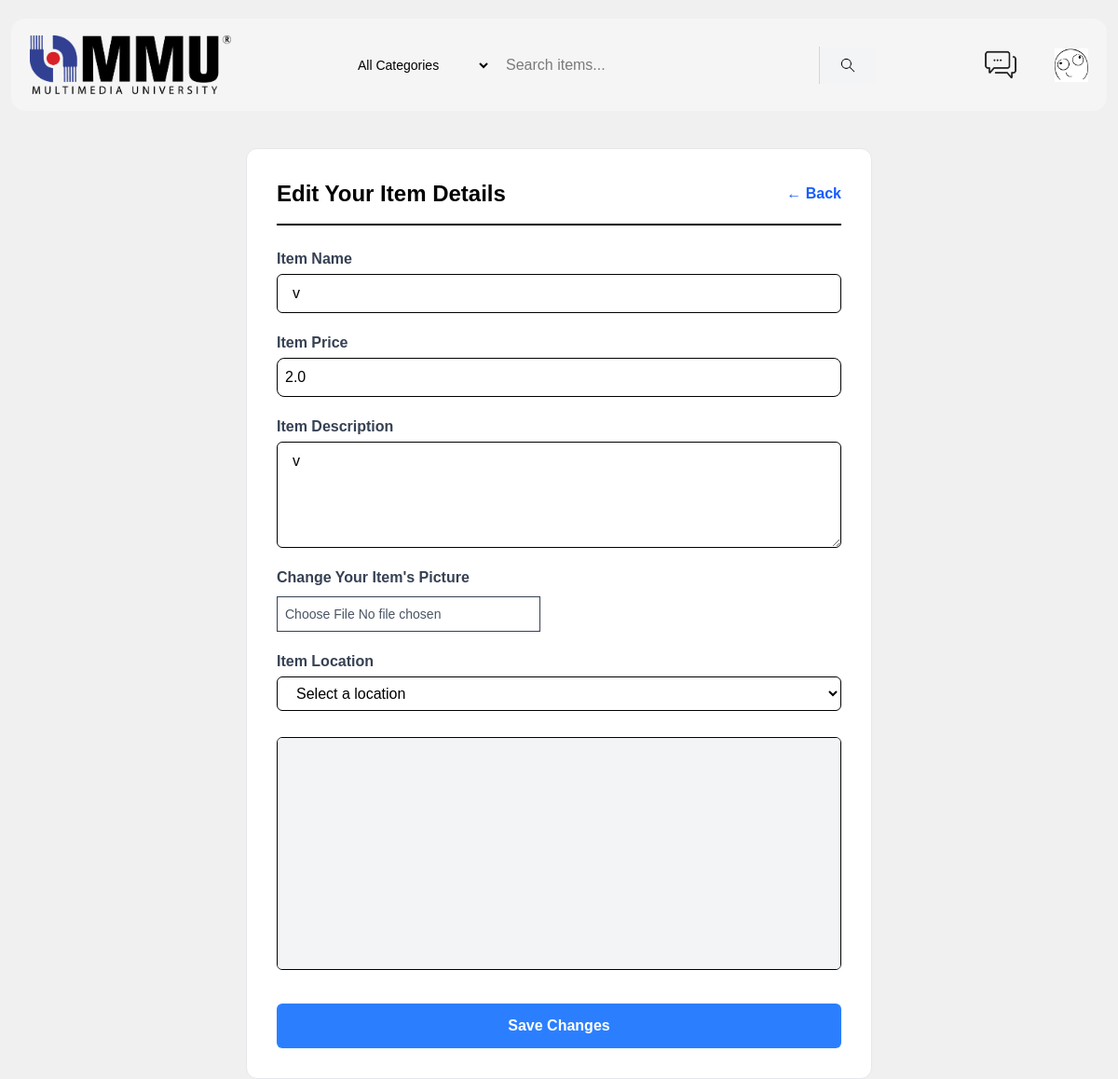
Page /item_edit/4 (signed in) on the committed database.
### app.py (models this page shows, shortened)
class User(UserMixin, db.Model):
    id = db.Column(db.Integer, primary_key=True)
    username = db.Column(db.String(50), unique=True, nullable=False)
    email = db.Column(db.String(150), unique=True, nullable=False)
    password_hash = db.Column(db.String(100), nullable=False)
    contact_number = db.Column(db.String(20), nullable=True)
    bio = db.Column(db.String(300), nullable=True)
    profile_pic = db.Column(db.String(), nullable=True)

class Products(db.Model):
    __tablename__ = "items"
    user_id = db.Column(db.Integer, db.ForeignKey('user.id'), nullable=False)
    item_id = db.Column(db.Integer, primary_key=True)
    item_name = db.Column(db.String(50), nullable=False)
    price = db.Column(db.Float, nullable=False)
    item_description = db.Column(db.String(150), nullable=False)
    item_category = db.Column(db.String(50), nullable=False)
    date_created = db.Column(db.DateTime, nullable=True, default=datetime.now)
    item_pic = db.Column(db.String(), nullable=False)
    seller = db.relationship('User', backref='products')

### app.py (the view)
@app.route('/item_edit/<item_id>', methods=['GET', 'POST'])
@login_required
def item_edit(item_id):
    target_item = Products.query.get_or_404(item_id)
    if request.method == 'POST':
        target_item.item_name = request.form.get('item_name')
        target_item.price = request.form.get('price')
        target_item.item_description = request.form.get('item_description')
        if 'item_pic' in request.files:
            item_pic = request.files.get('item_pic')
            if item_pic and item_pic.filename != '':
                item_filename = secure_filename(item_pic.filename)
                item_picname = str (uuid.uuid1()) + '_' + item_filename
                item_pic.save(os.path.join(app.config["UPLOAD_FOLDER"], item_picname))
                target_item.item_pic = item_picname
        try:
            db.session.commit()
            flash('Your item information has been edited successful')
            return redirect(url_for('item_edit', item_id=item_id))
        except:
            return redirect(url_for('item_edit', item_id=item_id))
    else:
        return render_template('item_edit.html', item = target_item)

### app.py (called while the page is built)
@login_manager.user_loader
def load_user(user_id):
    return db.session.get(User, int(user_id))

### templates/item_edit.html (shortened to what this page needs)
<!DOCTYPE html>
<html lang="en">
<head>
    <link href='https://api.mapbox.com/mapbox-gl-js/v2.14.1/mapbox-gl.css' rel='stylesheet' />
</head>
<body>
    {% include 'item_market_header.html' %}
    <div class="max-w-2xl mx-auto mt-10 p-8 bg-white border border-gray-200 rounded-xl">
        <div class="flex justify-between items-center mb-6 border-b-2 border-black pb-4">
            <h1 class="text-2xl font-bold">Edit Your Item Details</h1>
            <a href="{{url_for('item', item_id=item.item_id)}}" class="text-blue-600 font-semibold hover:underline">← Back</a>
        </div>
        <form action="{{url_for('item_edit', item_id=item.item_id)}}" method="POST" enctype="multipart/form-data" class="flex flex-col gap-5">
            <div class="flex flex-col gap-1">
                <label class="font-bold text-gray-700">Item Name</label>
                <input type="tel" name="item_name" id="item_name" placeholder="Edit item name" value="{{ item.item_name if item.item_name else ''}}" class="px-4 py-2 border rounded-md">
            </div>
            <div class="flex flex-col gap-1">
                <label class="font-bold text-gray-700">Item Price</label>
                <input type="number" name="price" id="price" min="0" placeholder="RM xxx" value="{{ item.price if item.price else ''}}" required class="border rounded-lg p-2">
            </div>
            <div class="flex flex-col gap-1">
                <label class="font-bold text-gray-700">Item Description</label>
                <textarea name="item_description" id="item_description" rows="4" placeholder="Edit your item's description" class="px-4 py-2 border rounded-md ">{{ item.item_description if item.item_description else ''}}</textarea>
            </div>
            <div >
                <label class="font-bold text-gray-700">Change Your Item's Picture</label>
                <br>
                <input type="file" name="item_pic" id="item_pic" class="mt-2 text-sm p-2 text-gray-600 border border-gray-700">
            </div>
            <div class="flex flex-col gap-1">
                <label class="font-bold text-gray-700">Item Location</label>
                <select name="location" id="location" required class="px-4 py-2 border rounded-md">
                    <option value="" disabled {% if not item.location %}selected{% endif %}>Select a location</option>
                </select>
            </div>
            <div class="w-full h-[250px] rounded-md overflow-hidden border mt-2">
                <div id="map" class="w-full h-full bg-gray-100"></div>
            </div>
            <button type="submit" class="w-full bg-blue-500 text-white font-bold py-3 rounded-md hover:bg-blue-600 mt-4">
                Save Changes
            </button>
        </form>
    </div>
</body>
</html>

### templates/item_market_header.html (shortened to what this page needs)
<!DOCTYPE html>
<html lang="en">
<head>
    <link rel="stylesheet" href="{{ url_for('static', filename='css/main.css') }}">
    <link rel="stylesheet" href="{{ url_for('static', filename='css/output.css') }}">
</head>
<body>
    <div class="nav flex flex-wrap md:flex-nowrap items-center justify-between px-4 sm:px-6 py-5 mt-5 mr-3 ml-3 gap-4 bg-white">
        <a href="/home">
            <img src="{{ url_for('static', filename='css/photos/mmu-logo.png')}}" alt="MMU Logo" class="w-36 sm:w-46 md:w-50 lg:w-54 h-auto object-contain my-2">
        </a>
        <div class="w-full md:flex-1 md:w-auto order-3 md:order-2 flex justify-center min-w-0 md:px-6">
            <form action="/search" method="GET" class="flex w-full max-w-xl items-center rounded-lg">
            <select name="category" class=" text-xs sm:text-sm sm:px-4 py-2 sm:py-2.5 shrink-0 cursor-pointer hover:bg-slate-200 w-24 sm:w-auto">
                <option value="all">All Categories</option>
            </select>
            <input type="search" name="q" placeholder="Search items..." aria-label="Search marketplace" autocomplete="off" class="flex-1 w-5 px-3 py-2 text-sm sm:text-base outline-none  transition ">
            <button type="submit" class="bg-gray-100 hover:bg-gray-200 px-3 sm:px-5 py-2 sm:py-2.5 transition-colors flex items-center justify-center shrink-0 border-l border-gray-300">
                <img src="{{ url_for('static', filename='css/photos/search.png') }}" alt="Search Icon" class="h-4 sm:h-5 object-contain">
            </button>
            </form>
        </div>
        <div class="flex items-center gap-7 sm:gap-9 md:gap-10 lg:gap-10 flex-shrink-0 order-2 md:order-3">
            <a href="/chat" class="hover:opacity-75 transition-opacity" style="text-decoration: none;">
            <img src="{{ url_for('static', filename='css/photos/chat-icon.png') }}" alt="Chat Icon" class="w-8 h-8 sm:w-9 sm:h-9 md:h-9 md:w-9 lg:w-9 lg:h-9 object-contain">
            </a>
            <a href="/profile" class="hover:opacity-75 transition-opacity" style="text-decoration: none;">
            {% if current_user.profile_pic %}
                <img src="{{ url_for('static', filename='css/pictures/' +current_user.profile_pic) }}" alt="Profile Icon" class="w-8 h-8 sm:w-9 sm:h-9 md:h-9 md:w-9 lg:w-9 lg:h-9 object-contain">
            {% else %}
                <img src="{{ url_for('static', filename='css/photos/user-icon.png') }}" alt="Profile Icon" class="w-8 h-8 sm:w-9 sm:h-9 md:h-9 md:w-9 lg:w-9 lg:h-9 object-contain">
            {% endif %}
            </a>
        </div>
    </div>
</body>
</html>

### static/css/main.css (style rules this page uses)
h1 { text-align: center; }
body { font-family: Arial, sans-serif; background-color: #f0f0f0; }
.nav { display: flex; margin-bottom: 20px; justify-content: space-between; padding: 10px 20px; background-color: whitesmoke; border-radius: 15px; }
input[type="search"] { background-color: transparent; align-items: center; padding: 12px 16px; border-radius: none; border: 0; margin: auto; display: inline-block; }
button { overflow: hidden; }

### rows in the picture
User: profile_pic (picture)
Products: item_name "v", price "2.0", item_description "v"
